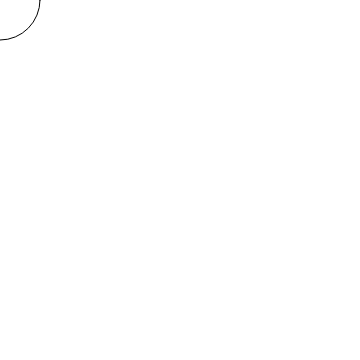
Frame 1 (no input)
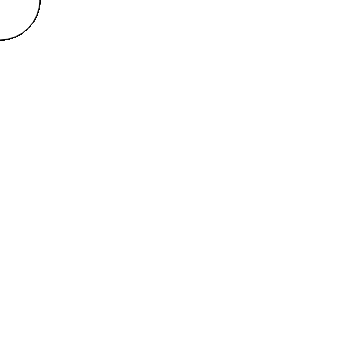
Frame 60 (no input)
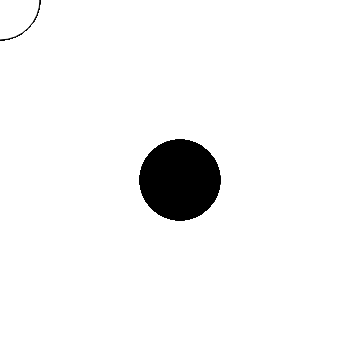
Frame 120 (the mouse pressed at the canvas centre since frame 60)

The p5.js sketch that drew these frames (run headless with seeded random() and noise() and a simulated clock; from frame 60 on, the mouse is pressed at the canvas centre):

// p5.js sketch
// ── sketch.js
function setup() {
    createCanvas(360, 360);
}

function draw() {
    if (mouseIsPressed) {
        fill(0);
    } else {
        fill(255);
    }
    ellipse(mouseX, mouseY, 80, 80);
}
